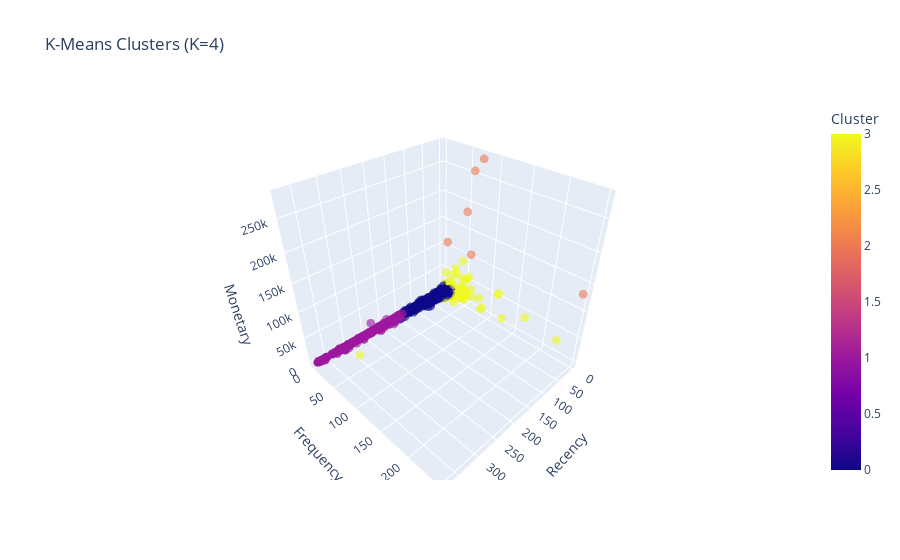

Notebook source saved alongside this figure:
### Markdown cell above
### 3.4 Visualize Clusters

### Code cell
# 3D Scatter Plot
fig = px.scatter_3d(
    rfm,
    x='Recency',
    y='Frequency',
    z='Monetary',
    color='Cluster',
    title='K-Means Clusters (K=4)',
    opacity=0.6,
    size_max=5
)
fig.update_traces(marker=dict(size=3))
fig.show()

### Figure 1 — Plotly figure (JSON) as saved in the notebook; plotly's stock layout.template omitted (floating-point values rounded to 4 significant figures; data arrays with more than 128 entries replaced by an {"elided": "..."} marker saying what was removed)
{"data": [{"hovertemplate": "Recency=%{x}<br>Frequency=%{y}<br>Monetary=%{z}<br>Cluster=%{marker.color}<extra></extra>", "legendgroup": "", "marker": {"color": {"elided": "4322 int values"}, "coloraxis": "coloraxis", "opacity": 0.6, "size": 3, "symbol": "circle"}, "mode": "markers", "name": "", "scene": "scene", "showlegend": false, "type": "scatter3d", "x": {"elided": "4322 int values"}, "y": {"elided": "4322 int values"}, "z": {"elided": "4322 float values"}}], "layout": {"coloraxis": {"colorbar": {"title": {"text": "Cluster"}}, "colorscale": [[0, "#0d0887"], [0.1111, "#46039f"], [0.2222, "#7201a8"], [0.3333, "#9c179e"], [0.4444, "#bd3786"], [0.5556, "#d8576b"], [0.6667, "#ed7953"], [0.7778, "#fb9f3a"], [0.8889, "#fdca26"], [1, "#f0f921"]]}, "legend": {"tracegroupgap": 0}, "scene": {"domain": {"x": [0, 1], "y": [0, 1]}, "xaxis": {"title": {"text": "Recency"}}, "yaxis": {"title": {"text": "Frequency"}}, "zaxis": {"title": {"text": "Monetary"}}}, "title": {"text": "K-Means Clusters (K=4)"}}}
